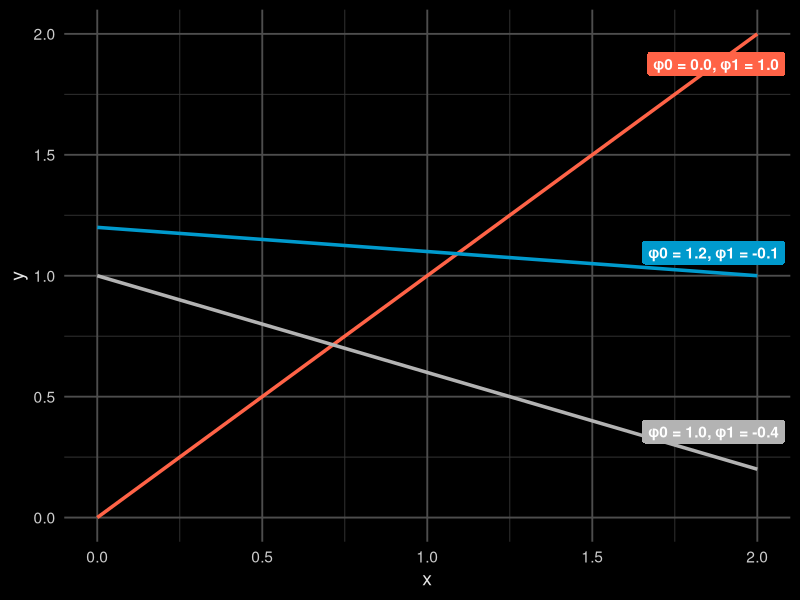
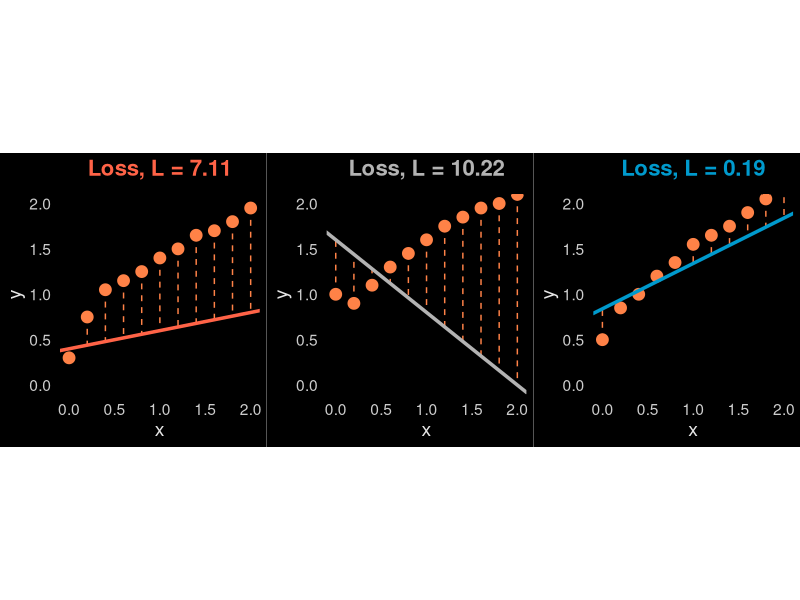

Reproduce these figures in R, in order.
## ---- chunk 1
knitr::opts_chunk$set(echo = FALSE)
knitr::opts_chunk$set(message = FALSE, warning = FALSE)
knitr::opts_chunk$set(fig.width = 6.5, fig.height = 3.6, out.width = "70%", fig.align = "center", dev = "cairo_pdf")
## ---- chunk 2
library(ggplot2)
library(ggrepel)
phi_params <- data.frame(
  phi0  = c(0.0, 1.2, 1.0),
  phi1  = c(1.0, -0.1, -0.4),
  label = c("φ0 = 0.0, φ1 = 1.0",
            "φ0 = 1.2, φ1 = -0.1",
            "φ0 = 1.0, φ1 = -0.4"),
  col   = c("tomato", "deepskyblue3", "gray70")
)
df <- do.call(rbind, lapply(seq_len(nrow(phi_params)), function(i) {
  x <- seq(0, 2, length.out = 200)
  data.frame(
    x, 
    y     = phi_params$phi0[i] + phi_params$phi1[i] * x,
    label = phi_params$label[i],
    col   = phi_params$col[i]
  )
}))
anchors <- transform(phi_params,
  x = 1.8,
  y = phi0 + phi1 * 1.8
)

ggplot(df, aes(x = x, y = y, color = label)) +
  geom_line(size = 1.2) +
  geom_label_repel(
    data            = anchors,
    aes(x = x, y = y, label = label, fill = label),
    color           = "white",
    fontface        = "bold",
    label.padding   = unit(0.3, "lines"),
    label.size      = 0,        
    segment.size    = 0.3,
    show.legend     = FALSE
  ) +
  scale_color_manual(values = setNames(phi_params$col, phi_params$label)) +
  scale_fill_manual (values = setNames(phi_params$col, phi_params$label)) +
  coord_cartesian(xlim = c(0,2), ylim = c(0,2)) +
  labs(x = "x", y = "y") +
  theme_minimal(base_size = 14) +
  theme(
    panel.background = element_rect(fill = "black", colour = NA),
    plot.background  = element_rect(fill = "black", colour = NA),
    panel.grid.major = element_line(colour = "grey30"),
    panel.grid.minor = element_line(colour = "grey20"),
    axis.text        = element_text(colour = "grey80"),
    axis.title       = element_text(colour = "grey90"),
    legend.position  = "none"
  )

## ---- chunk 3
library(ggplot2)
library(cowplot)

dat1 <- data.frame(
  x = seq(0, 2, by = 0.2),
  y = c(0.30,0.75,1.05,1.15,1.25,1.40,1.50,1.65,1.70,1.80,1.95)
)

params1 <- list(
  phi0 = 0.4,
  phi1 = 0.2,
  loss = 7.11,
  line_col = "tomato"
)

dat2 <- data.frame(
  x = seq(0, 2, by = 0.2),
  y = c(1.00,0.90,1.10,1.30,1.45,1.60,1.75,1.85,1.95,2.00,2.10)
)

params2 <- list(
  phi0 = 1.6,
  phi1 = -0.8,
  loss = 10.22,
  line_col = "gray70"
)

dat3 <- data.frame(
  x = seq(0, 2, by = 0.2),
  y = c(0.50,0.85,1.00,1.20,1.35,1.55,1.65,1.75,1.90,2.05,2.20)
)

params3 <- list(
  phi0 = 0.84,
  phi1 = 0.50,
  loss = 0.19,
  line_col = "deepskyblue3"
)

make_panel <- function(dat, pars) {
  ggplot(dat, aes(x = x, y = y)) +
    geom_point(color = "sienna1", size = 3, stroke = 1) +
    geom_segment(
      aes(
        xend = x,
        yend = pars$phi0 + pars$phi1 * x
      ),
      linetype = "dashed",
      color = "sienna1"
    ) +
    geom_abline(
      intercept = pars$phi0,
      slope = pars$phi1,
      color = pars$line_col,
      size = 1.2
    ) +
    labs(
      title = sprintf("Loss, L = %.2f", pars$loss),
      x = "x",
      y = "y"
    ) +
    coord_fixed(
      ratio = 1,
      xlim = c(0,2),
      ylim = c(0,2)
    ) +
    theme_minimal(base_size = 14) +
    theme(
      plot.title = element_text(
        colour = pars$line_col,
        size = 16,
        face = "bold",
        hjust = 0.5,
        margin = margin(b = 10)
      ),
      panel.background = element_rect(fill = "black", colour = NA),
      plot.background = element_rect(fill = "black", colour = NA),
      panel.grid.major = element_blank(),
      panel.grid.minor = element_blank(),
      axis.text = element_text(colour = "grey80"),
      axis.title = element_text(colour = "grey90"),
      plot.margin = margin(5,5,5,5)
    )
}

p1 <- make_panel(dat1, params1)
p2 <- make_panel(dat2, params2)
p3 <- make_panel(dat3, params3)

combined <- plot_grid(
  p1, p2, p3,
  ncol = 3,
  align = "hv"
)

print(combined)
